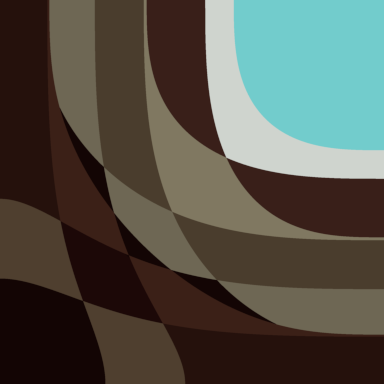
%> input picture hw6/code/image/source/Wall_776.png, 384 x 384 px, given in place of pmbuilding.png, which was not available
$ octave --eval "result = pm;"   (GNU Octave 9; MATLAB toolbox functions it lacks are replaced by stand-ins)
%> lines starting %> are read from the running program, lines starting %| are printed output that depends on the picture; pictures that were not available may be replaced by others from this repository, and a replacement may not be noted
### hw2/code/main.m
function u = main(image_path, lambda_weight, kernel_size, gaussian_sigma, result_image_path, options)
%> called with image_path = 'image/blurred/pmbuilding.png', lambda_weight = 1, kernel_size = 1, gaussian_sigma = 1, result_image_path = 'image/pm.jpg'
    % Options are:

    if nargin < 1
        image_path = 'image/source/comic.jpeg';
    end
    if nargin < 2
        lambda_weight = 1;
    end
    if nargin < 3
        kernel_size = 15;
    end
    if nargin < 4
        gaussian_sigma = 1.5;
    end
    if nargin < 5
        result_image_path = 'image/result/comic.jpeg';
    end
    if nargin < 6
        options = struct();
    end

    addpath lib
    addpath solvers

    kernel = fspecial('gaussian', [1, 1] * kernel_size, gaussian_sigma);
    f_truth = double(imread(image_path));

    noise_sigma = max(max(max(f_truth))) * default(options, 'noise_level', 0.01);
%> noise_sigma = 2.12
    boundaryCondition = default(options, 'boundary_cond', 'replicate');
    blurFunc = @(x) imfilter(x, kernel, boundaryCondition);

    if default(options, 'blur', false)
        f = blurFunc(f_truth) + noise_sigma*randn(size(f_truth));
        if default(options, 'blur_only', false)
            imwrite(uint8(f), result_image_path);
            return
        end
        if default(options, 'show', false)
            % figure; imshow(uint8([f_truth f])), title('Before recovered\newlineTruth - Blurred');
        end
    else
        f = f_truth;
        if isfield(options, 'truth_path')
            f_truth = double(imread(options.truth_path));
        end
        if default(options, 'show', false)
            % figure; imshow(uint8(f)), title('Blurred');
        end
    end

    solver_handle = str2func(default(options, 'solver', 'defsolver'));

    tic
    channelN = size(f, 3);
%> channelN = 3
    shape = size(f);
%> shape = [384 384 3]
    shape(3) = min([channelN, default(options, 'channels', channelN)]);
    f_truth = f_truth(:, :, 1:shape(3));
    f = f(:, :, 1:shape(3));
    u = zeros(shape, 'uint8');

    clipCount = default(options, 'solver_clip_count', 5);
    options.solver_clip_count = clipCount;
    cshape = shape; cshape(2) = cshape(2) * clipCount;
%> after `cshape = shape`: cshape = [384 384 3]
    clips = zeros(cshape, 'uint8');

    for i = 1:shape(3)
        options.solver_psnrFunc = @(x) psnr(x, f_truth(:, :, i));
        fprintf('Processing the %d channel...\n', i);
        [out1, out2] = solver_handle(f(:, :, i), blurFunc, lambda_weight, options);
        u(:, :, i) = uint8(out1);
        clips(:, :, i) = uint8(out2);
    end
%> this loop made 3 passes
%> pass 1, in main, `[out1, out2] = solver_handle(f(:, :, i), blurFunc, lambda_weight, opti..`:
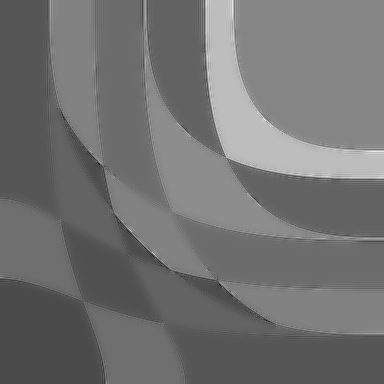
%> out1: size 384x384 double; min -105, max 314.3, mean 82.5; drawn with min black and max white
%> pass 1, in main, `[out1, out2] = solver_handle(f(:, :, i), blurFunc, lambda_weight, opti..`:
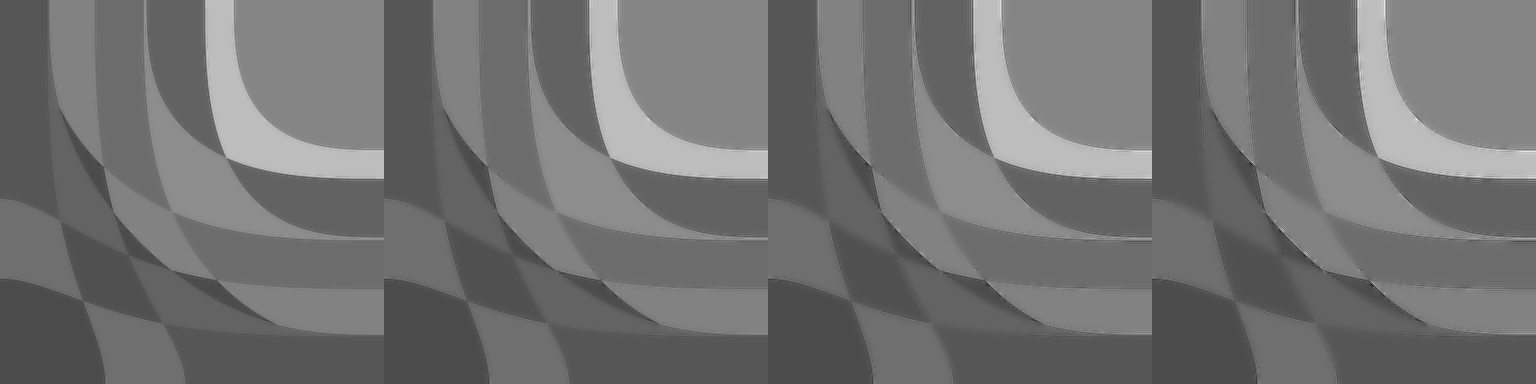
%> out2: size 384x1536 double; min -105, max 314.3, mean 82.5; drawn with min black and max white
%> pass 2, in main, `[out1, out2] = solver_handle(f(:, :, i), blurFunc, lambda_weight, opti..`:
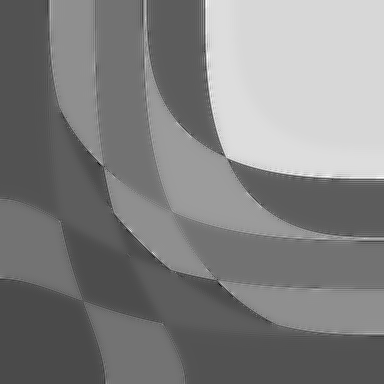
%> out1: size 384x384 double; min -99.98, max 259.5, mean 81.9; drawn with min black and max white
%> pass 2, in main, `[out1, out2] = solver_handle(f(:, :, i), blurFunc, lambda_weight, opti..`:
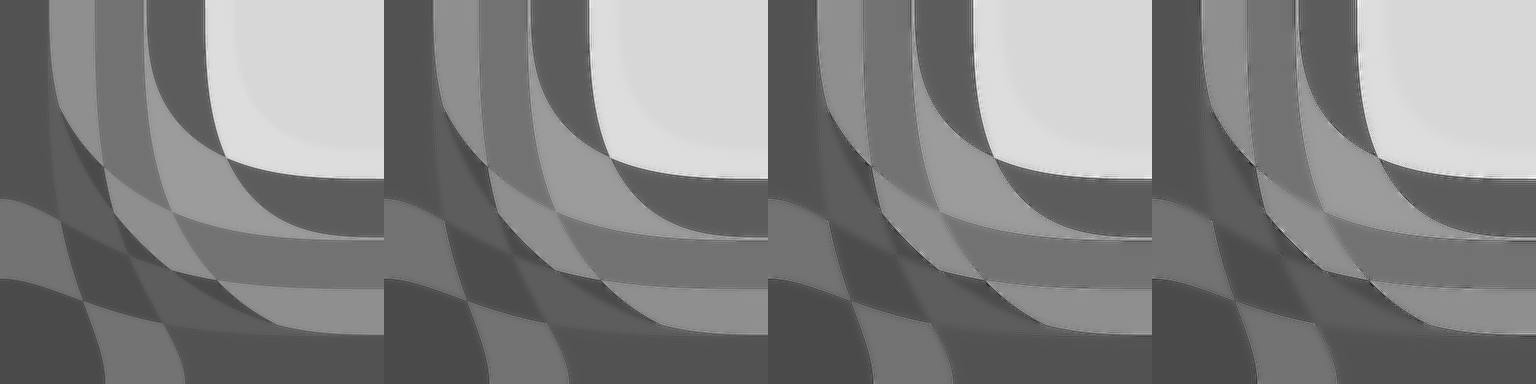
%> out2: size 384x1536 double; min -99.98, max 259.5, mean 81.9; drawn with min black and max white
%> after the loop:
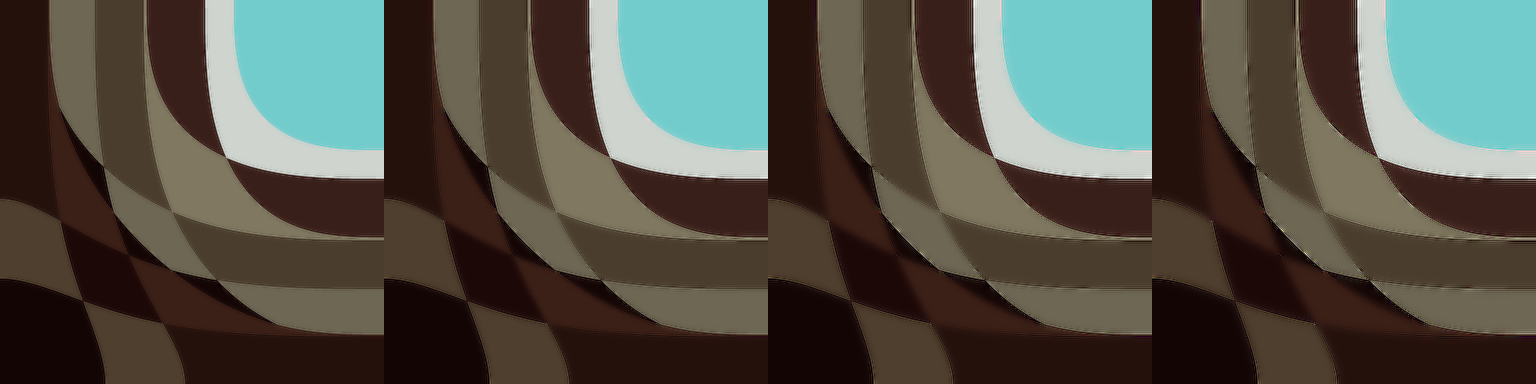
%> clips: size 384x1536x3 uint8; mean R, G, B 82.5, 81.9, 72.6
%> after the loop, options = {pde_maxTime 20, pde_dt 0.4, pde_K 10, blur false, show false, channels 3}
    toc

    if default(options, 'show', false)
        figure; imshow([f_truth f u]), title('Truth - Blurred - Recovered');
        if isfield(options, 'three_compare')
            imwrite([f_truth f u], options.three_compare);
        end
        figure; imshow(clips), title('Intermediate results');
        if isfield(options, 'clip_save')
            imwrite(clips, options.clip_save);
        end
    end
    imwrite(u, result_image_path);

    % save(sprintf('%s.1.mat', image_path), 'u', 'f')
end

### hw1/code/lib/default.m
function value = default(s, key, def_value)
    if isfield(s, key)
        value = getfield(s, key);
    else
        value = def_value;
    end
end

### hw2/code/solvers/pmpde.m
function [f, clips] = pmpde(f, ~, ~, options)
    maxT = default(options, 'pde_maxTime', 10);
    dt = default(options, 'pde_dt', 0.5);
    boundCond = default(options, 'pde_boundary_condition', 'replicate');
    K = default(options, 'pde_K', 1);
    psnrFunc = default(options, 'solver_psnrFunc', @(x) nan);
    gradientLB = default(options, 'pde_gradient_lb', 1);
    clipCount = default(options, 'solver_clip_count', 5);
    lambda = default(options, 'pde_lambda', 0);

    itr = 1;
    time = dt;

    shape = size(f); clips = zeros([shape(1) shape(2)*clipCount]);
    clipdt = maxT / clipCount - 1e-6; clipIndex = 0;
    while time <= maxT + 1e-6
        [fx, fy, fxx, fxy, fyy] = derivative(f, boundCond);
        gradient_fsq = fx.^2 + fy.^2;
        gradient_fsq = max(gradient_fsq, gradientLB);
        fnn = (fx.^2 .* fxx + 2 .* fx.*fy.*fxy + fy.^2 .* fyy) ./ gradient_fsq;
        ftt = fxx + fyy - fnn;
        laplacian_f = fxx + fyy;
        rhs = cFunc(gradient_fsq, K) .* ftt + bFunc(gradient_fsq, K) .* fnn + lambda * laplacian_f;
        f = f + dt * rhs;

        if time >= (clipIndex+1)*clipdt
            clips(:, clipIndex*shape(2)+1:(clipIndex+1)*shape(2)) = f;
            clipIndex = clipIndex + 1;
        end

        fprintf('Itr % 3d, PSNR %.2f.\n', itr, psnrFunc(f));
        itr = itr + 1;
        time = time + dt;
    end
end

function c = cFunc(s, K)
    c = 1 ./ (1+s/K);
end

% [4 lines left out: function bFunc, not called in this run]

### hw2/code/pm.m
function u = pm(image_path, T, K, result_image_path, options)
    if nargin < 1
        image_path = 'image/blurred/pmbuilding.png';
    end
    if nargin < 2
        T = 20;
    end
    if nargin < 3
        K = 10;
    end
    if nargin < 4
        result_image_path = 'image/pm.jpg';
    end
    if nargin < 5
        options = struct();
    end

    options.pde_maxTime = T;
    options.pde_dt = 0.4;
    options.pde_K = K;

    options.blur = false;
    options.show = false;
    options.channels = 3;
    options.solver = 'pmpde';
    options.pde_gradient_lb = 10;
    options.solver_clip_count = 4;

    u = main(image_path, 1, 1, 1, result_image_path, options);
end

$ run again, on hw6/code/image/source/Wall_834.png
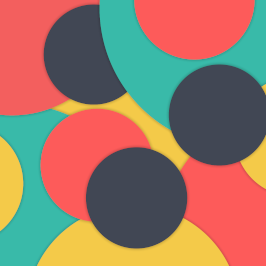
%> input picture hw6/code/image/source/Wall_834.png, 266 x 266 px, given in place of pmbuilding.png, which was not available
%> noise_sigma = 2.53
%> after the loop in main, `for i = 1:shape(3)`:
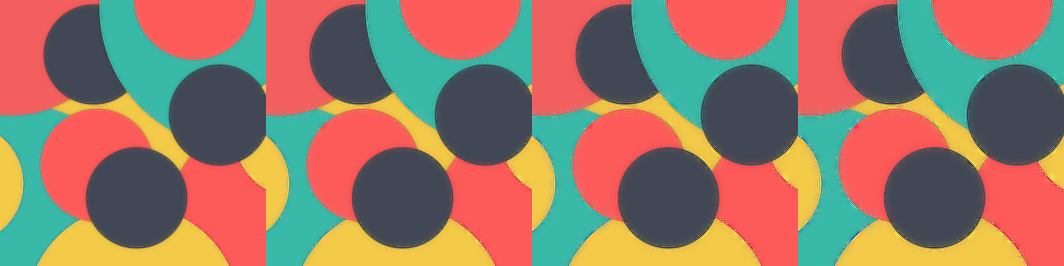
%> clips: size 266x1064x3 uint8; mean R, G, B 153.4, 119.7, 101.8
%> after the loop in main, `for i = 1:shape(3)`:
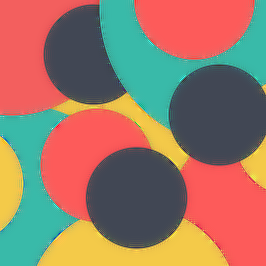
%> u: size 266x266x3 uint8; mean R, G, B 153.4, 119.8, 101.7
%> after the loop in main, `for i = 1:shape(3)`: options = {pde_maxTime 20, pde_dt 0.4, pde_K 10, blur false, show false, channels 3}
